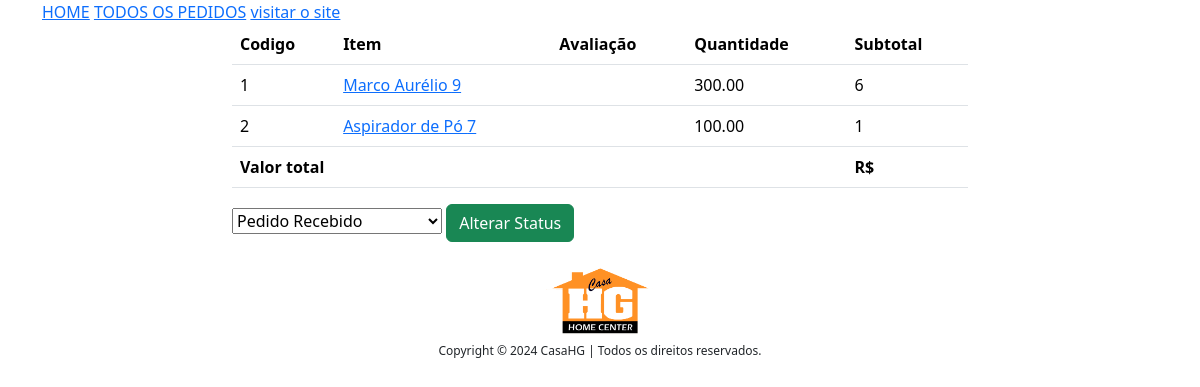
/admin-pedido-42/ (signed in), run on an earlier commit of the app's database.
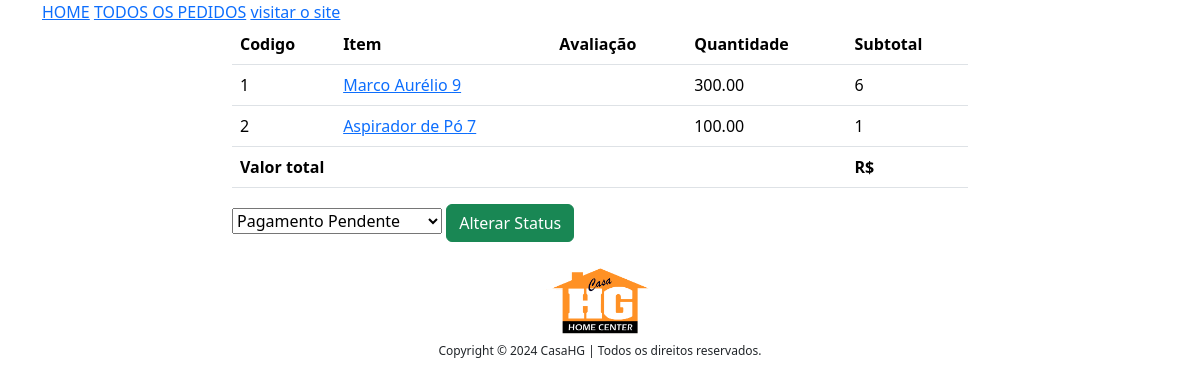
And on a later commit of the database.
### app/models.py (models this page shows, shortened)
class Pedido_order(models.Model):
    cliente = models.ForeignKey(Cliente,on_delete=models.CASCADE,default="")
    nome_cliente = models.CharField(max_length=200,default="")
    cpf_cnpj = models.CharField(max_length=20, default="") # cpf do cliente formatadinho direitinho
    codigo_cliente = models.CharField(max_length=8,default="",null=True,blank=True) # codigo consistente com sistema interno, se não tiver
    telefone = models.CharField(max_length=19,default="")
    email = models.EmailField(default="")
    carro = models.ForeignKey(Carro,on_delete=models.CASCADE)
    pedido_status = models.CharField(max_length=50, choices=PEDIDO_STATUS)
    total_bruto = models.DecimalField(max_digits=10,decimal_places=2,default=0)
    frete =  models.DecimalField(max_digits=10,decimal_places=2,default=0)
    total_desconto = models.DecimalField(max_digits=10,decimal_places=2,default=0)
    total_final = models.DecimalField(max_digits=10,decimal_places=2,default=0)
    local_de_pagamento = models.CharField(max_length=200,default="",null=True,blank=True)
    forma_de_pagamento = models.CharField(max_length=200,default="",null=True,blank=True)
    parcelas = models.PositiveIntegerField(default=1)
    valor_parcela = models.DecimalField(max_digits=10,decimal_places=2,default=0)
    endereco_envio = models.ForeignKey(Endereco,on_delete=models.CASCADE,default="")
    endereco_envio_formatado = models.CharField(max_length=200,default="")
    criado_em = models.DateTimeField(auto_now_add=True)
    ordenado_por = models.CharField(max_length=200,null=True,blank=True)

### app/views.py (the view)
# urls.py: path("admin-pedido-<int:pk>/", AdminPedidoView.as_view(), name="adminpedido"),
class AdminPedidoView(AdminRequireMixin, BaseContextMixin, DetailView):
    template_name = "admin_paginas/adminpedidodetalhe.html"
    model = Pedido_order
    context_object_name = "pedido_obj"
    def get_context_data(self, **kwargs):
        context = super().get_context_data(**kwargs)
        context["PEDIDO_STATUS"] = PEDIDO_STATUS
        return context

### app/context_processors.py (called while the page is built)
def add_empresa_to_context(request):
    return {'empresa': Empresa.objects.first(), 'debug_var': 'Debug Variable'}

### app/views.py (called while the page is built)
    def dispatch(self, request, *args, **kwargs):
        if request.user.is_authenticated:# and Admin.objects.filter(user=request.user).exists():
            pass
        else:
            return redirect("/admin-login/")
        return super().dispatch(request,*args,**kwargs)

    def get_context_data(self, **kwargs):
        context = super().get_context_data(**kwargs)
        context['todoscategorias'] = Categoria.objects.all()
        context['footer'] = Empresa.objects.all()
        return context

### templates/admin_paginas/adminpedidodetalhe.html (shortened to what this page needs)
{%extends "admin_paginas/adminbase.html"%}
{% load humanize %}
    {% block content %}
    <div class="container">
      <div class="row">
        <div class="col-md-8 mx-auto">
          <table class="table">
                <thead>
                    <tr>
                        <th>Codigo</th>
                        <th>Item</th>
                        <th>Avaliação</th>
                        <th>Quantidade</th>
                        <th>Subtotal</th>
                    </tr>
                </thead>
                <tbody>
                {% for cp in pedido_obj.carro.carroproduto_set.all %}
                <tr>
                    <td>{{forloop.counter}}</td>
                    <td><a target="_blank" href="{%url 'lojaapp:produtodetalhe' cp.produto.slug %}">{{cp.produto.titulo}} {{cp.produto.id}}</a></td>
                    <td>{{cp.avaliacao}}</td>
                    <td>{{cp.subtotal}}</td>
                    <td>{{cp.quantidade}}</td>
                </tr>
                {% endfor %}
                <tr>
                <th colspan="4" class="text-right"> Valor total</th>
                <th>R$ {{pedido_obj.total|intcomma}}</th>
                </tr>
                </tbody>
            </table>
            <form action="{% url 'lojaapp:adminpedidomudar' pedido_obj.id %}" method="post">
                <select name = "status">
                    {% for i,j in PEDIDO_STATUS %}
                        <option value="{{i}}" {% if i == pedido_obj.pedido_status%} selected="selected" {%endif%}>{{j}}</option>
                    {%endfor%}
                </select>
                <button class="btn btn-success">Alterar Status</button>
            </form>
        </div>
      </div>
    </div>
    {% endblock %}

What changed in the data, as far as the page shows it:
changed Pedido_order: status "Pedido Recebido" → "Pagamento Pendente"
